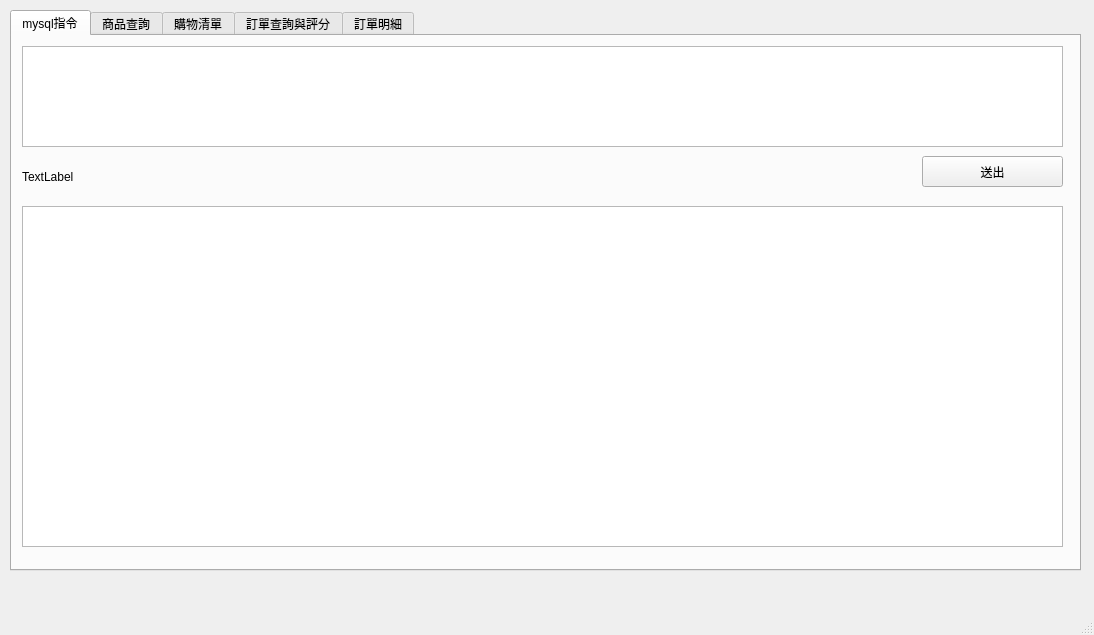
<?xml version="1.0" encoding="UTF-8"?>
<ui version="4.0">
 <class>MainWindow</class>
 <widget class="QMainWindow" name="MainWindow">
  <property name="geometry">
   <rect>
    <x>0</x>
    <y>0</y>
    <width>1094</width>
    <height>635</height>
   </rect>
  </property>
  <property name="windowTitle">
   <string>MainWindow</string>
  </property>
  <widget class="QWidget" name="centralwidget">
   <widget class="QTabWidget" name="tabWidget">
    <property name="geometry">
     <rect>
      <x>10</x>
      <y>10</y>
      <width>1071</width>
      <height>561</height>
     </rect>
    </property>
    <property name="currentIndex">
     <number>0</number>
    </property>
    <widget class="QWidget" name="tab">
     <attribute name="title">
      <string>mysql指令</string>
     </attribute>
     <widget class="QTextEdit" name="textEdit">
      <property name="geometry">
       <rect>
        <x>10</x>
        <y>10</y>
        <width>1041</width>
        <height>101</height>
       </rect>
      </property>
     </widget>
     <widget class="QPushButton" name="pushButton">
      <property name="geometry">
       <rect>
        <x>910</x>
        <y>120</y>
        <width>141</width>
        <height>31</height>
       </rect>
      </property>
      <property name="text">
       <string>送出</string>
      </property>
     </widget>
     <widget class="QTableWidget" name="tableWidget">
      <property name="geometry">
       <rect>
        <x>10</x>
        <y>170</y>
        <width>1041</width>
        <height>341</height>
       </rect>
      </property>
      <property name="rowCount">
       <number>0</number>
      </property>
      <attribute name="horizontalHeaderDefaultSectionSize">
       <number>150</number>
      </attribute>
     </widget>
     <widget class="QLabel" name="label">
      <property name="geometry">
       <rect>
        <x>10</x>
        <y>120</y>
        <width>291</width>
        <height>41</height>
       </rect>
      </property>
      <property name="text">
       <string>TextLabel</string>
      </property>
     </widget>
    </widget>
    <widget class="QWidget" name="tab_2">
     <attribute name="title">
      <string>商品查詢</string>
     </attribute>
     <widget class="QLabel" name="label_3">
      <property name="geometry">
       <rect>
        <x>10</x>
        <y>20</y>
        <width>121</width>
        <height>31</height>
       </rect>
      </property>
      <property name="text">
       <string>商品名稱</string>
      </property>
     </widget>
     <widget class="QPushButton" name="pushButton_2">
      <property name="geometry">
       <rect>
        <x>200</x>
        <y>80</y>
        <width>151</width>
        <height>41</height>
       </rect>
      </property>
      <property name="text">
       <string>查詢</string>
      </property>
     </widget>
     <widget class="QTextEdit" name="textEdit_2">
      <property name="geometry">
       <rect>
        <x>90</x>
        <y>10</y>
        <width>261</width>
        <height>51</height>
       </rect>
      </property>
     </widget>
     <widget class="QTableWidget" name="tableWidget_2">
      <property name="geometry">
       <rect>
        <x>10</x>
        <y>140</y>
        <width>1051</width>
        <height>371</height>
       </rect>
      </property>
     </widget>
     <widget class="QLabel" name="label_2">
      <property name="geometry">
       <rect>
        <x>10</x>
        <y>90</y>
        <width>80</width>
        <height>21</height>
       </rect>
      </property>
      <property name="text">
       <string>TextLabel</string>
      </property>
     </widget>
    </widget>
    <widget class="QWidget" name="tab_3">
     <attribute name="title">
      <string>購物清單</string>
     </attribute>
     <widget class="QLabel" name="label_4">
      <property name="geometry">
       <rect>
        <x>20</x>
        <y>20</y>
        <width>80</width>
        <height>21</height>
       </rect>
      </property>
      <property name="text">
       <string>買家ID</string>
      </property>
     </widget>
     <widget class="QTextEdit" name="textEdit_3">
      <property name="geometry">
       <rect>
        <x>90</x>
        <y>10</y>
        <width>151</width>
        <height>41</height>
       </rect>
      </property>
     </widget>
     <widget class="QTextEdit" name="textEdit_4">
      <property name="geometry">
       <rect>
        <x>320</x>
        <y>10</y>
        <width>151</width>
        <height>41</height>
       </rect>
      </property>
     </widget>
     <widget class="QLabel" name="label_5">
      <property name="geometry">
       <rect>
        <x>250</x>
        <y>20</y>
        <width>80</width>
        <height>21</height>
       </rect>
      </property>
      <property name="text">
       <string>商品ID</string>
      </property>
     </widget>
     <widget class="QTextEdit" name="textEdit_5">
      <property name="geometry">
       <rect>
        <x>550</x>
        <y>10</y>
        <width>151</width>
        <height>41</height>
       </rect>
      </property>
     </widget>
     <widget class="QLabel" name="label_6">
      <property name="geometry">
       <rect>
        <x>480</x>
        <y>20</y>
        <width>80</width>
        <height>21</height>
       </rect>
      </property>
      <property name="text">
       <string>數量</string>
      </property>
     </widget>
     <widget class="QPushButton" name="pushButton_3">
      <property name="geometry">
       <rect>
        <x>720</x>
        <y>10</y>
        <width>106</width>
        <height>30</height>
       </rect>
      </property>
      <property name="text">
       <string>新增</string>
      </property>
     </widget>
     <widget class="QTextEdit" name="textEdit_6">
      <property name="geometry">
       <rect>
        <x>90</x>
        <y>80</y>
        <width>151</width>
        <height>41</height>
       </rect>
      </property>
     </widget>
     <widget class="QLabel" name="label_7">
      <property name="geometry">
       <rect>
        <x>20</x>
        <y>90</y>
        <width>80</width>
        <height>21</height>
       </rect>
      </property>
      <property name="text">
       <string>買家ID</string>
      </property>
     </widget>
     <widget class="QPushButton" name="pushButton_4">
      <property name="geometry">
       <rect>
        <x>270</x>
        <y>80</y>
        <width>106</width>
        <height>30</height>
       </rect>
      </property>
      <property name="text">
       <string>查詢</string>
      </property>
     </widget>
     <widget class="QTableWidget" name="tableWidget_3">
      <property name="geometry">
       <rect>
        <x>20</x>
        <y>140</y>
        <width>1041</width>
        <height>331</height>
       </rect>
      </property>
     </widget>
     <widget class="QPushButton" name="pushButton_5">
      <property name="geometry">
       <rect>
        <x>950</x>
        <y>480</y>
        <width>106</width>
        <height>30</height>
       </rect>
      </property>
      <property name="text">
       <string>新增至訂單</string>
      </property>
     </widget>
     <widget class="QPushButton" name="pushButton_6">
      <property name="geometry">
       <rect>
        <x>20</x>
        <y>480</y>
        <width>106</width>
        <height>30</height>
       </rect>
      </property>
      <property name="text">
       <string>刪除</string>
      </property>
     </widget>
     <widget class="QRadioButton" name="radioButton_2">
      <property name="geometry">
       <rect>
        <x>690</x>
        <y>480</y>
        <width>241</width>
        <height>27</height>
       </rect>
      </property>
      <property name="text">
       <string>除了所選以外的購物清單皆</string>
      </property>
     </widget>
    </widget>
    <widget class="QWidget" name="tab_4">
     <attribute name="title">
      <string>訂單查詢與評分</string>
     </attribute>
     <widget class="QLabel" name="label_8">
      <property name="geometry">
       <rect>
        <x>10</x>
        <y>20</y>
        <width>80</width>
        <height>21</height>
       </rect>
      </property>
      <property name="text">
       <string>買家ID</string>
      </property>
     </widget>
     <widget class="QPushButton" name="pushButton_7">
      <property name="geometry">
       <rect>
        <x>330</x>
        <y>10</y>
        <width>106</width>
        <height>30</height>
       </rect>
      </property>
      <property name="text">
       <string>查詢</string>
      </property>
     </widget>
     <widget class="QTextEdit" name="textEdit_7">
      <property name="geometry">
       <rect>
        <x>80</x>
        <y>10</y>
        <width>151</width>
        <height>41</height>
       </rect>
      </property>
     </widget>
     <widget class="QLabel" name="label_9">
      <property name="geometry">
       <rect>
        <x>260</x>
        <y>80</y>
        <width>80</width>
        <height>21</height>
       </rect>
      </property>
      <property name="text">
       <string>分數</string>
      </property>
     </widget>
     <widget class="QPushButton" name="pushButton_8">
      <property name="geometry">
       <rect>
        <x>510</x>
        <y>70</y>
        <width>106</width>
        <height>30</height>
       </rect>
      </property>
      <property name="text">
       <string>評價</string>
      </property>
     </widget>
     <widget class="QTextEdit" name="textEdit_8">
      <property name="geometry">
       <rect>
        <x>330</x>
        <y>70</y>
        <width>151</width>
        <height>41</height>
       </rect>
      </property>
     </widget>
     <widget class="QTableWidget" name="tableWidget_4">
      <property name="geometry">
       <rect>
        <x>10</x>
        <y>120</y>
        <width>1051</width>
        <height>391</height>
       </rect>
      </property>
     </widget>
     <widget class="QTextEdit" name="textEdit_9">
      <property name="geometry">
       <rect>
        <x>80</x>
        <y>70</y>
        <width>151</width>
        <height>41</height>
       </rect>
      </property>
     </widget>
     <widget class="QLabel" name="label_10">
      <property name="geometry">
       <rect>
        <x>10</x>
        <y>80</y>
        <width>80</width>
        <height>21</height>
       </rect>
      </property>
      <property name="text">
       <string>訂單ID</string>
      </property>
     </widget>
     <widget class="QRadioButton" name="radioButton">
      <property name="geometry">
       <rect>
        <x>250</x>
        <y>20</y>
        <width>61</width>
        <height>27</height>
       </rect>
      </property>
      <property name="text">
       <string>過濾</string>
      </property>
     </widget>
    </widget>
    <widget class="QWidget" name="tab_5">
     <attribute name="title">
      <string>訂單明細</string>
     </attribute>
     <widget class="QTextEdit" name="textEdit_10">
      <property name="geometry">
       <rect>
        <x>80</x>
        <y>10</y>
        <width>151</width>
        <height>41</height>
       </rect>
      </property>
     </widget>
     <widget class="QLabel" name="label_11">
      <property name="geometry">
       <rect>
        <x>10</x>
        <y>20</y>
        <width>80</width>
        <height>21</height>
       </rect>
      </property>
      <property name="text">
       <string>買家ID</string>
      </property>
     </widget>
     <widget class="QPushButton" name="pushButton_9">
      <property name="geometry">
       <rect>
        <x>250</x>
        <y>10</y>
        <width>106</width>
        <height>30</height>
       </rect>
      </property>
      <property name="text">
       <string>查詢</string>
      </property>
     </widget>
     <widget class="QTableWidget" name="tableWidget_5">
      <property name="geometry">
       <rect>
        <x>10</x>
        <y>90</y>
        <width>651</width>
        <height>421</height>
       </rect>
      </property>
     </widget>
     <widget class="QTableWidget" name="tableWidget_6">
      <property name="geometry">
       <rect>
        <x>670</x>
        <y>90</y>
        <width>391</width>
        <height>421</height>
       </rect>
      </property>
     </widget>
     <widget class="QLabel" name="label_13">
      <property name="geometry">
       <rect>
        <x>400</x>
        <y>60</y>
        <width>91</width>
        <height>21</height>
       </rect>
      </property>
      <property name="text">
       <string>最大金額：</string>
      </property>
     </widget>
     <widget class="QLabel" name="label_14">
      <property name="geometry">
       <rect>
        <x>630</x>
        <y>60</y>
        <width>81</width>
        <height>21</height>
       </rect>
      </property>
      <property name="text">
       <string>最小金額：</string>
      </property>
     </widget>
     <widget class="QLabel" name="label_max">
      <property name="geometry">
       <rect>
        <x>490</x>
        <y>60</y>
        <width>111</width>
        <height>21</height>
       </rect>
      </property>
      <property name="text">
       <string>0</string>
      </property>
     </widget>
     <widget class="QLabel" name="label_min">
      <property name="geometry">
       <rect>
        <x>720</x>
        <y>60</y>
        <width>111</width>
        <height>21</height>
       </rect>
      </property>
      <property name="text">
       <string>0</string>
      </property>
     </widget>
     <widget class="QTextEdit" name="textEdit_low">
      <property name="geometry">
       <rect>
        <x>510</x>
        <y>10</y>
        <width>141</width>
        <height>31</height>
       </rect>
      </property>
     </widget>
     <widget class="QTextEdit" name="textEdit_up">
      <property name="geometry">
       <rect>
        <x>680</x>
        <y>10</y>
        <width>141</width>
        <height>31</height>
       </rect>
      </property>
     </widget>
     <widget class="QRadioButton" name="radioButton_6">
      <property name="geometry">
       <rect>
        <x>400</x>
        <y>10</y>
        <width>133</width>
        <height>27</height>
       </rect>
      </property>
      <property name="text">
       <string>金額介於</string>
      </property>
     </widget>
     <widget class="QLabel" name="label_12">
      <property name="geometry">
       <rect>
        <x>660</x>
        <y>10</y>
        <width>16</width>
        <height>21</height>
       </rect>
      </property>
      <property name="text">
       <string>~</string>
      </property>
     </widget>
     <widget class="QLabel" name="label_17">
      <property name="geometry">
       <rect>
        <x>850</x>
        <y>60</y>
        <width>81</width>
        <height>21</height>
       </rect>
      </property>
      <property name="text">
       <string>平均金額：</string>
      </property>
     </widget>
     <widget class="QLabel" name="label_avg">
      <property name="geometry">
       <rect>
        <x>940</x>
        <y>60</y>
        <width>91</width>
        <height>21</height>
       </rect>
      </property>
      <property name="text">
       <string>0</string>
      </property>
     </widget>
    </widget>
   </widget>
  </widget>
  <widget class="QMenuBar" name="menubar">
   <property name="geometry">
    <rect>
     <x>0</x>
     <y>0</y>
     <width>1094</width>
     <height>32</height>
    </rect>
   </property>
  </widget>
  <widget class="QStatusBar" name="statusbar"/>
 </widget>
 <resources/>
 <connections>
  <connection>
   <sender>pushButton_8</sender>
   <signal>clicked()</signal>
   <receiver>MainWindow</receiver>
   <slot>scoreOrder()</slot>
   <hints>
    <hint type="sourcelabel">
     <x>574</x>
     <y>158</y>
    </hint>
    <hint type="destinationlabel">
     <x>906</x>
     <y>170</y>
    </hint>
   </hints>
  </connection>
  <connection>
   <sender>pushButton_7</sender>
   <signal>clicked()</signal>
   <receiver>MainWindow</receiver>
   <slot>searchOrder()</slot>
   <hints>
    <hint type="sourcelabel">
     <x>402</x>
     <y>117</y>
    </hint>
    <hint type="destinationlabel">
     <x>881</x>
     <y>107</y>
    </hint>
   </hints>
  </connection>
  <connection>
   <sender>pushButton_3</sender>
   <signal>clicked()</signal>
   <receiver>MainWindow</receiver>
   <slot>addShoppingList()</slot>
   <hints>
    <hint type="sourcelabel">
     <x>828</x>
     <y>100</y>
    </hint>
    <hint type="destinationlabel">
     <x>874</x>
     <y>98</y>
    </hint>
   </hints>
  </connection>
  <connection>
   <sender>pushButton_4</sender>
   <signal>clicked()</signal>
   <receiver>MainWindow</receiver>
   <slot>searchShoppingList()</slot>
   <hints>
    <hint type="sourcelabel">
     <x>372</x>
     <y>174</y>
    </hint>
    <hint type="destinationlabel">
     <x>916</x>
     <y>184</y>
    </hint>
   </hints>
  </connection>
  <connection>
   <sender>pushButton_2</sender>
   <signal>clicked()</signal>
   <receiver>MainWindow</receiver>
   <slot>searchByProductName()</slot>
   <hints>
    <hint type="sourcelabel">
     <x>353</x>
     <y>165</y>
    </hint>
    <hint type="destinationlabel">
     <x>856</x>
     <y>89</y>
    </hint>
   </hints>
  </connection>
  <connection>
   <sender>pushButton</sender>
   <signal>clicked()</signal>
   <receiver>MainWindow</receiver>
   <slot>getsql()</slot>
   <hints>
    <hint type="sourcelabel">
     <x>770</x>
     <y>209</y>
    </hint>
    <hint type="destinationlabel">
     <x>886</x>
     <y>212</y>
    </hint>
   </hints>
  </connection>
  <connection>
   <sender>pushButton_5</sender>
   <signal>clicked()</signal>
   <receiver>MainWindow</receiver>
   <slot>addOrder()</slot>
   <hints>
    <hint type="sourcelabel">
     <x>811</x>
     <y>573</y>
    </hint>
    <hint type="destinationlabel">
     <x>901</x>
     <y>569</y>
    </hint>
   </hints>
  </connection>
  <connection>
   <sender>pushButton_6</sender>
   <signal>clicked()</signal>
   <receiver>MainWindow</receiver>
   <slot>deleteShoppingList()</slot>
   <hints>
    <hint type="sourcelabel">
     <x>98</x>
     <y>587</y>
    </hint>
    <hint type="destinationlabel">
     <x>887</x>
     <y>460</y>
    </hint>
   </hints>
  </connection>
  <connection>
   <sender>pushButton_9</sender>
   <signal>clicked()</signal>
   <receiver>MainWindow</receiver>
   <slot>searchDetails()</slot>
   <hints>
    <hint type="sourcelabel">
     <x>323</x>
     <y>91</y>
    </hint>
    <hint type="destinationlabel">
     <x>872</x>
     <y>44</y>
    </hint>
   </hints>
  </connection>
 </connections>
 <slots>
  <slot>getsql()</slot>
  <slot>searchByProductName()</slot>
  <slot>addShoppingList()</slot>
  <slot>searchShoppingList()</slot>
  <slot>addOrder()</slot>
  <slot>deleteShoppingList()</slot>
  <slot>searchOrder()</slot>
  <slot>scoreOrder()</slot>
  <slot>searchDetails()</slot>
 </slots>
</ui>
